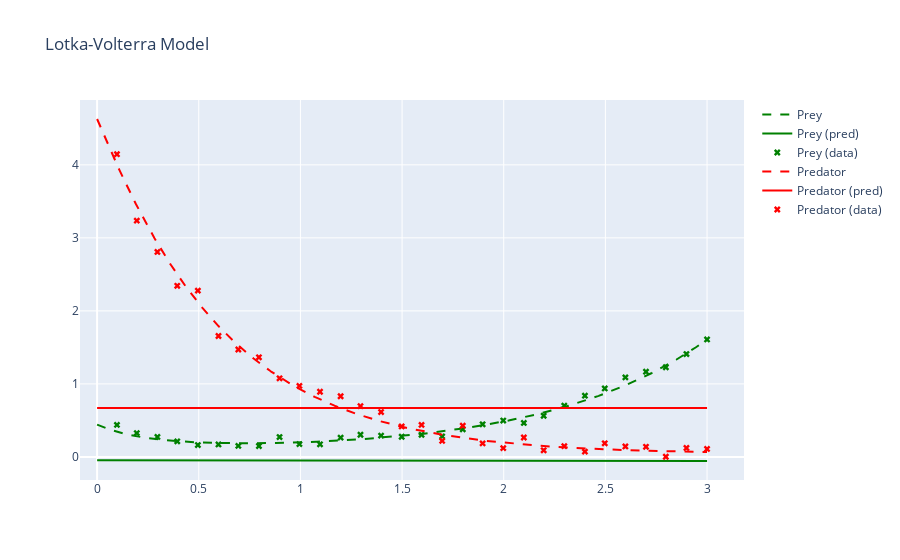
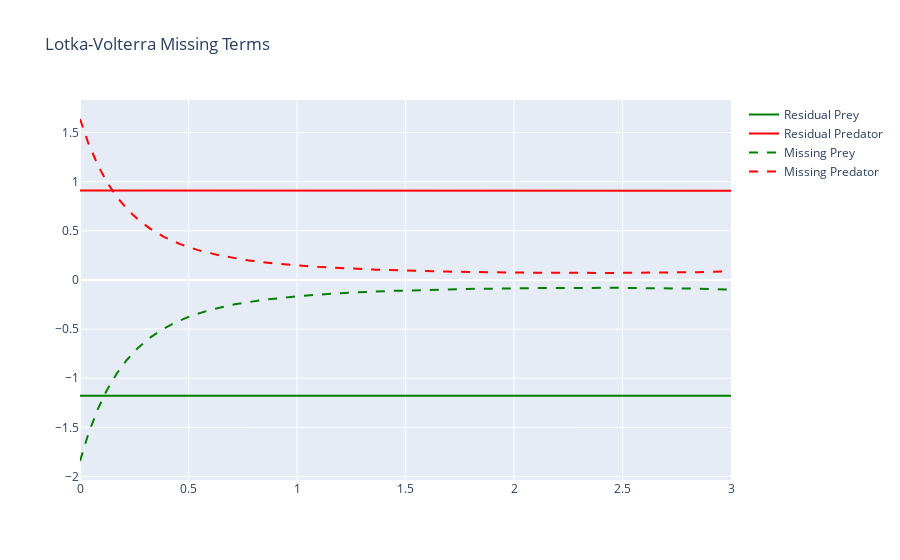

The code cell stored with these charts, in order, in its notebook:
### Code cell
plots = plotter(upinn.u, upinn.G)
plots["Solution"].show()
plots["Missing Terms"].show()

### Figure 1 — Plotly figure (JSON) as saved in the notebook; plotly's stock layout.template omitted (floating-point values rounded to 4 significant figures; data arrays with more than 128 entries replaced by an {"elided": "..."} marker saying what was removed)
{"data": [{"line": {"color": "green", "dash": "dash"}, "mode": "lines", "name": "Prey", "type": "scatter", "x": {"elided": "800 float values"}, "y": {"elided": "800 float values"}}, {"line": {"color": "green"}, "mode": "lines", "name": "Prey (pred)", "type": "scatter", "x": {"elided": "800 float values"}, "y": {"elided": "800 float values"}}, {"marker": {"color": "green", "symbol": "x"}, "mode": "markers", "name": "Prey (data)", "type": "scatter", "x": [0.09762, 0.1952, 0.2966, 0.3942, 0.4956, 0.597, 0.6946, 0.796, 0.8974, 0.995, 1.096, 1.198, 1.295, 1.397, 1.498, 1.596, 1.697, 1.798, 1.896, 1.997, 2.099, 2.196, 2.298, 2.399, 2.497, 2.598, 2.7, 2.797, 2.899, 3], "y": [0.4384, 0.3259, 0.2738, 0.2132, 0.1622, 0.1709, 0.1509, 0.1496, 0.2721, 0.1748, 0.173, 0.2636, 0.3039, 0.2922, 0.276, 0.3031, 0.2814, 0.3773, 0.4471, 0.4979, 0.4656, 0.5635, 0.7013, 0.8387, 0.9376, 1.089, 1.167, 1.228, 1.409, 1.609]}, {"line": {"color": "red", "dash": "dash"}, "mode": "lines", "name": "Predator", "type": "scatter", "x": {"elided": "800 float values"}, "y": {"elided": "800 float values"}}, {"line": {"color": "red"}, "mode": "lines", "name": "Predator (pred)", "type": "scatter", "x": {"elided": "800 float values"}, "y": {"elided": "800 float values"}}, {"marker": {"color": "red", "symbol": "x"}, "mode": "markers", "name": "Predator (data)", "type": "scatter", "x": [0.09762, 0.1952, 0.2966, 0.3942, 0.4956, 0.597, 0.6946, 0.796, 0.8974, 0.995, 1.096, 1.198, 1.295, 1.397, 1.498, 1.596, 1.697, 1.798, 1.896, 1.997, 2.099, 2.196, 2.298, 2.399, 2.497, 2.598, 2.7, 2.797, 2.899, 3], "y": [4.146, 3.236, 2.807, 2.344, 2.277, 1.656, 1.471, 1.364, 1.076, 0.9726, 0.8923, 0.8309, 0.6963, 0.6146, 0.4175, 0.4384, 0.2195, 0.4273, 0.1849, 0.1204, 0.2661, 0.09064, 0.1477, 0.07231, 0.1862, 0.1434, 0.1384, 0.00258, 0.1225, 0.1089]}], "layout": {"title": {"text": "Lotka-Volterra Model"}}}

### Figure 2 — Plotly figure (JSON) as saved in the notebook; plotly's stock layout.template omitted (floating-point values rounded to 4 significant figures; data arrays with more than 128 entries replaced by an {"elided": "..."} marker saying what was removed)
{"data": [{"line": {"color": "green"}, "mode": "lines", "name": "Residual Prey", "type": "scatter", "x": {"elided": "800 float values"}, "y": {"elided": "800 float values"}}, {"line": {"color": "red"}, "mode": "lines", "name": "Residual Predator", "type": "scatter", "x": {"elided": "800 float values"}, "y": {"elided": "800 float values"}}, {"line": {"color": "green", "dash": "dash"}, "mode": "lines", "name": "Missing Prey", "type": "scatter", "x": {"elided": "800 float values"}, "y": {"elided": "800 float values"}}, {"line": {"color": "red", "dash": "dash"}, "mode": "lines", "name": "Missing Predator", "type": "scatter", "x": {"elided": "800 float values"}, "y": {"elided": "800 float values"}}], "layout": {"title": {"text": "Lotka-Volterra Missing Terms"}}}
